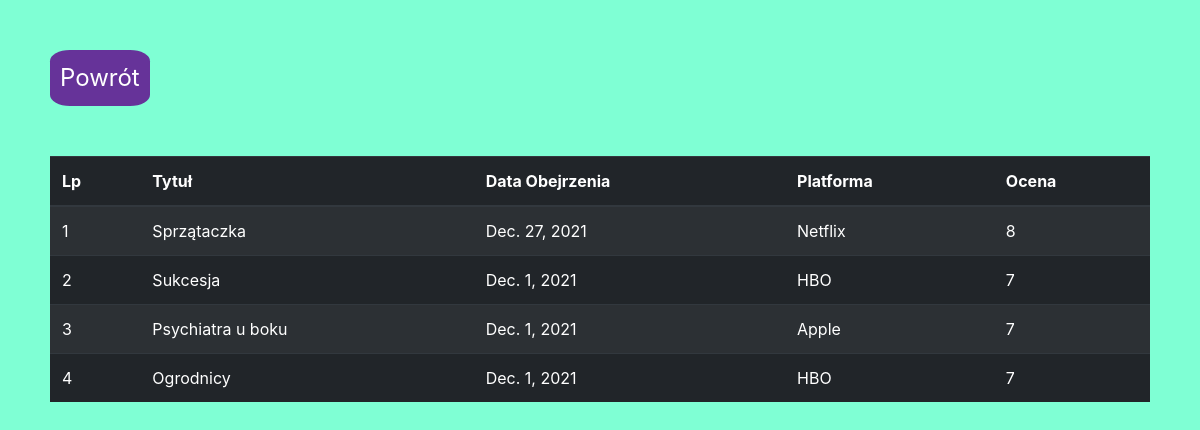
Page /serial/lista_seriali/ on the committed database.
### serial/models.py (models this page shows, shortened)
class Serial(models.Model):
    title = models.CharField(max_length=255)
    rok_produkcji = models.IntegerField()
    created = models.DateTimeField(auto_now_add=True)
    modified = models.DateTimeField(auto_now=True)
    ilosc_sezonow = models.PositiveSmallIntegerField()
    moja_ocena = models.PositiveSmallIntegerField()
    data_obejrzenia = models.DateField()
    gdzie_obejrzano = models.PositiveSmallIntegerField(choices=Platforma.PLATFORMA, default=8)
    class Meta:
        verbose_name = "seriale"
        verbose_name_plural = "seriale"
        unique_together = [['title', 'rok_produkcji']]

### serial/views.py (the view)
# urls.py: path('lista_seriali/', lista_seriali, name='lista_seriali'),
def lista_seriali(request):
    seriale = Serial.objects.all().order_by('-data_obejrzenia')
    contex = {'seriale': seriale}
    return render(request, 'lista_seriali.html', contex)

### serial/templates/lista_seriali.html (shortened to what this page needs)
{% extends 'base.html' %}
{% load static %}
{% block styles %}
<link href="{% static 'serial/serial_style.css' %}" rel="stylesheet">
{% endblock %}
{% block content %}
<header>
    <div>
        <a href="/serial/serial_main">Powrót</a>
    </div>
    <br><br>
</header>
<table class="table table-striped table-dark">
  <thead>
    <tr>
      <th scope="col">Lp</th>
      <th scope="col">Tytuł</th>
      <th scope="col">Data Obejrzenia</th>
      <th scope="col">Platforma</th>
      <th scope="col">Ocena</th>
    </tr>
  </thead>
  <tbody>
{% for serial in seriale %}
    <tr>
        <td>{{ forloop.counter }}</td>
        <td>{{ serial.title }}</td>
        <td>{{ serial.data_obejrzenia }}</td>
        <td>{{ serial.get_gdzie_obejrzano_display }}</td>
        <td>{{ serial.moja_ocena }}</td>
    </tr>
{% endfor %}
</tbody>
</table>
{% endblock %}

### serial/static/serial/serial_style.css (style rules this page uses)
body { background-color: aquamarine; margin: 50px 50px 150px 50px; }
header div a { font-size: x-large; color: white; margin-right: 30px ; margin-bottom: 50px; padding: 10px; background-color: rebeccapurple; border-radius: 20%; float: left; }

### rows in the picture
Serial: title "Sprzątaczka", data_obejrzenia "Dec. 27, 2021", gdzie_obejrzano "Netflix", moja_ocena "8"
Serial: title "Sukcesja", data_obejrzenia "Dec. 1, 2021", gdzie_obejrzano "HBO", moja_ocena "7"
Serial: title "Psychiatra u boku", data_obejrzenia "Dec. 1, 2021", gdzie_obejrzano "Apple", moja_ocena "7"
Serial: title "Ogrodnicy", data_obejrzenia "Dec. 1, 2021", gdzie_obejrzano "HBO", moja_ocena "7"
